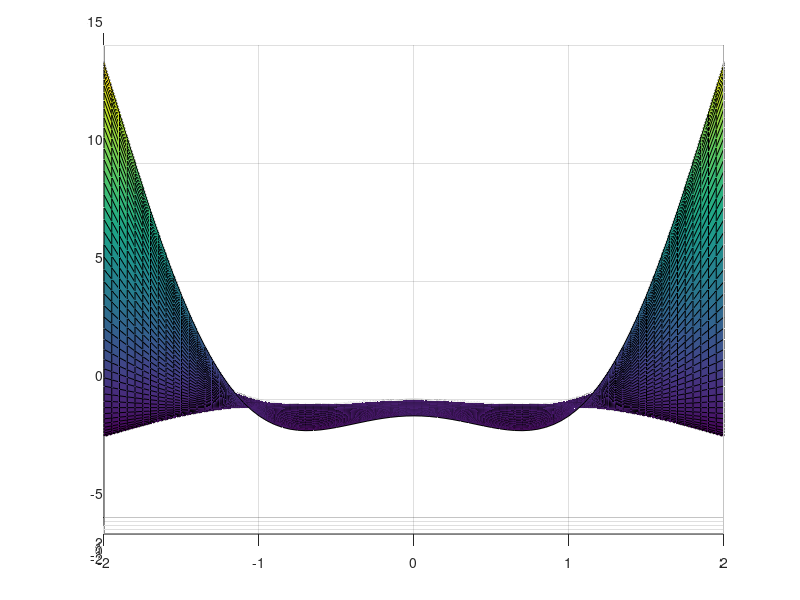

Write MATLAB code to recreate this figure. (Note: this script raises an error after producing the figure.)
%% Задание 1 
% Вычислите интеграл от функции 
% sin(x)-x^3*cos(x) на отрезке [-4, 0] 
% c точностью 1.0e-05.
disp("Задание 1")
f = @(x)sin(x)-x.^3.*cos(x);
quad(f,-4,0,1.0e-05)

%% Задание 2
% Найдите площадь фигуры, ограниченной осью x, 
% прямыми x=2 и x=5 и функцией y=x^3+1.
disp("Задание 2")
y = @(x)x.^3+1;
integral(y,2,5)

%% Задание 3 
% Вычислите двумя способами двойной интеграл от 
% функции exp(-x)*sin(y) при х от –pi до pi  
% и y от 0 до 3 .
disp("Задание 3")
f = @(x,y)exp(-x).*sin(y);
dblquad(f,-pi,pi,0,3)
integral2(f,-pi,pi,0,3)

%% Задание 4
% Вычислите объём поверхности, заданной функцией 
% z(x,y)=sin(x)*sin(y)*(1-x2)*x*(1-y) на области 
% x ϵ [-2,2], y ϵ [-2,2]. Постройте график этой 
% поверхности, поверните её на азимут 0 и угол 
% возвышения 2.
figure("Name","Задание 4", "NumberTitle","off")
f = @(x,y)sin(x).*sin(y).*(1-x.^2).*x.*(1-y);
disp("Задание 4")
integral2(f,-2,2,-2,2)

[x,y]=meshgrid(-2:0.05:2);
f = sin(x).*sin(y).*(1-x.^2).*x.*(1-y);
surf(x,y,f);
view(0,2);

%% Задание 5
% Вычислите двумя способами тройной интеграл от 
% функции exp(-x)*sin(y)*cos(z) при х 
% от –pi до pi, y от –2*pi до pi и z - от 0 до 2.
disp("Задание 5")
f = @(x,y,z)exp(-x).*sin(y).*cos(z);
triplequad(f,-pi,pi,-2*pi,pi,0,2)
integral3(f,-pi,pi,-2*pi,pi,0,2)

%% Задание 6
% Вычислите тройной интеграл от функции 
% exp(x)*(sin(y))^2+exp(-x)*(cos(y))^2+sin(y)*cos(x)*z 
% при x,y ϵ [-2pi,2pi] и z ϵ [-1,1].
disp("Задание 6")
f = @(x,y,z)exp(x).*(sin(y)).^2+exp(-x).*(cos(y)).^2+sin(y).*cos(x).*z;
integral3(f,-2*pi,2*pi,-2*pi,2*pi,-1,1)

%% Задание 7 
% Проинтегрируйте функцию y=1/x при х от 0 до 1 
% с помощью алгоритмов Симпсона, Гаусса-Лобатто 
% и Гаусса-Кронрода.
disp("Задание 7")
y = @(x)1./x;
simpson = quad(y,0,1)
gauss_lobatto = quadl(y,0,1)
gauss_kronrod = quadgk(y,0,1)

%% Задание 8
% Вычислите интеграл функции, зависящей от 
% параметров a=20 и b=7, объявив функцию анонимно: 
% a*cos(x)*x^2+b*sin(y)*y^2 при x,y ϵ [-2,2].
disp("Задание 8")
f = @(x,y,a,b)a*cos(x).*x.^2+b*sin(y).*y.^2;
integral2(@(x,y)f(x,y,20,7),-2,2,-2,2)

%% Задание 9
% Вычислите интеграл функции, зависящей от 
% параметра a=3, объявив функцию c помощью 
% inline: a*x^2+x+1 при x ϵ [0,10].
disp("Задание 9")
f = inline('a.*x.^2+x+1');
integral(@(x)f(x,3),0,10)

%% Задание 10
% Вычислите интеграл с переменным верхним 
% пределом y от функции exp(x)*(sin(x)-cos(x)) 
% и постоянным нижним пределом 0. Постройте 
% график зависимости интеграла от верхнего предела.
disp("Задание 10")
figure("Name","Задание 10", "NumberTitle","off")
hold on;
grid on;
f = @(x)exp(x).*(sin(x)-cos(x));
F = @(y)quad(f,0,y);
x = F(2)
fplot(F,[0,pi])

%% Задание 11
% Вычислите интеграл от функции 
% y=cos(x-sqrt(2))*exp(2*sin(x))-1 
% по промежутку между её двумя соседними 
% корнями, принадлежащими отрезку [0,4].
disp("Задание 11")
figure("Name","Задание 11", "NumberTitle","off")
hold on;
grid on;
y = @(x)cos(x-sqrt(2)).*exp(2*sin(x))-1;
fplot(y,[0,4])
x1 = fzero(y,[0,1])
x2 = fzero(y,[2,3])
text(x1,-0.25,"корень x1")
text(x2,-0.25,"корень x2")
quad(y,x1,x2)

%% Задание 12
% Вычислите интеграл от функции 
% y=sin(x)-x^2*(cos(x)) по промежутку 
% между её локальным максимумом и локальным 
% минимумом, абсциссы которых принадлежат 
% отрезку [-5, 0]. Постройте график этой 
% функции на указанном участке.
disp("Задание 12")
figure("Name","Задание 12", "NumberTitle","off")
hold on;
grid on;
y = @(x)sin(x)-x.^2.*(cos(x));
fplot(y,[-5,0])
% ищем точку минимума у функции 'y' с минусом - это 
% точка максимума первоначальной функции
y_reversed = @(x)-(sin(x)-x.^2.*(cos(x)));
max = fminbnd(y_reversed,-4,-3.5)
min = fminbnd(y,-2,-1)
text(max-0.25,13,"locmax")
text(min-0.25,-0.25,"locmin")
quad(y,max,min)
